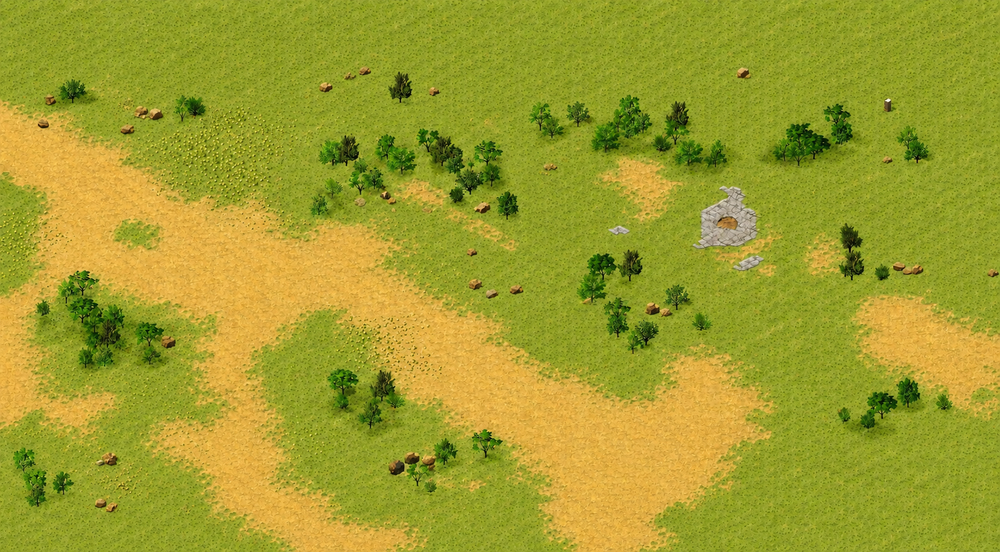
#> input picture app/assets/Map.png, 1000 x 552 px, shrunk from 1688 x 932 before the run, found by its file name
$ python nav_mask.py
#> lines starting #> are read from the running program, lines starting #| are printed output that depends on the picture
"""
Navigation mask generator for collision detection and pathfinding.
Analyzes the map image to create a binary collision map where:
- 1 = blocked (obstacles/cliffs)
- 0 = walkable (open ground)

The classification rules match main.py's is_blocked_pixel() exactly.
"""

import os
import numpy as np
from PIL import Image
import pickle


BASE_DIR = os.path.dirname(os.path.abspath(__file__))
ASSET_DIR = os.path.join(BASE_DIR, "assets")


def is_blocked_pixel(r, g, b):
    """Same 3 rules as main.py NavigationGrid.is_blocked_pixel()."""
    if r > 170 and g > 80 and g < 140 and b < 140 and (r - b) > 70 and (g - b) > 20:
        return True
    if r > 145 and g > 50 and g < 130 and b < 60 and (r - g) > 35:
        return True
    if r < 30 and g < 30 and b < 20:
        return True
    return False


def generate_nav_mask(map_image_path, tile_size=20):
    """
    Generate a binary navigation mask from the map image.

    Args:
        map_image_path: Path to the map image file
        tile_size: Size of tiles to group pixels into (for performance)

    Returns:
        nav_mask: 2D numpy array where 1=blocked, 0=walkable
        dimensions: (height, width) of the mask in tiles
    """
#> called with map_image_path = 'assets/Map.png', tile_size = 20

    if not os.path.exists(map_image_path):
        raise FileNotFoundError(f"Map image not found: {map_image_path}")

    img = Image.open(map_image_path).convert('RGBA')
    img_array = np.array(img)

    print(f"Map image loaded: {img.size} pixels")
#| Map image loaded: (1000, 552) pixels

    height, width = img_array.shape[0], img_array.shape[1]
#> height = 552; width = 1000

    # Calculate mask dimensions (in tiles)
    mask_height = (height + tile_size - 1) // tile_size
#> mask_height = 28
    mask_width = (width + tile_size - 1) // tile_size
#> mask_width = 50

    print(f"Generating navigation mask: {mask_width}x{mask_height} tiles ({tile_size}px per tile)")
#| Generating navigation mask: 50x28 tiles (20px per tile)

    # Create navigation mask
    nav_mask = np.zeros((mask_height, mask_width), dtype=np.uint8)

    # Process each tile using stride sampling (match main.py)
    stride = max(1, tile_size // 2)
    for ty in range(mask_height):
        for tx in range(mask_width):
            y_start = ty * tile_size
            x_start = tx * tile_size
            blocked_count = 0
            total = 0
            for dy in range(0, tile_size, stride):
                for dx in range(0, tile_size, stride):
                    wy = y_start + dy
                    wx = x_start + dx
                    if wx >= width or wy >= height:
                        continue
                    r, g, b, a = img_array[wy, wx]
                    if a < 128:
                        continue
                    total += 1
                    if is_blocked_pixel(int(r), int(g), int(b)):
                        blocked_count += 1
            if total > 0 and blocked_count / total > 0.50:
                nav_mask[ty, tx] = 1
#> nav_mask: shape (28, 50); every value is 0

    return nav_mask, (height, width)


def save_nav_mask(nav_mask, output_path):
    """Save the navigation mask to a pickle file."""
    with open(output_path, 'wb') as f:
        pickle.dump(nav_mask, f)
    print(f"Navigation mask saved to: {output_path}")


def load_nav_mask(input_path):
    """Load a saved navigation mask."""
    with open(input_path, 'rb') as f:
        nav_mask = pickle.load(f)
    return nav_mask


def is_walkable(nav_mask, tx, ty):
    """Check if a tile position is walkable."""
    if ty < 0 or ty >= nav_mask.shape[0] or tx < 0 or tx >= nav_mask.shape[1]:
        return False
    return nav_mask[ty, tx] == 0


def get_walkable_neighbors(nav_mask, tx, ty, include_diagonals=True):
    """Get all walkable neighboring tiles."""
    neighbors = []
    for dx, dy in [(0, 1), (0, -1), (1, 0), (-1, 0)]:
        nx, ny = tx + dx, ty + dy
        if is_walkable(nav_mask, nx, ny):
            neighbors.append((nx, ny))
    if include_diagonals:
        for dx, dy in [(1, 1), (1, -1), (-1, 1), (-1, -1)]:
            nx, ny = tx + dx, ty + dy
            if (
                is_walkable(nav_mask, nx, ny)
                and is_walkable(nav_mask, tx + dx, ty)
                and is_walkable(nav_mask, tx, ty + dy)
            ):
                neighbors.append((nx, ny))
    return neighbors


def visualize_nav_mask(nav_mask, output_path=None):
    """Create a green/red visualization of the navigation mask."""
    vis_array = np.zeros((nav_mask.shape[0], nav_mask.shape[1], 3), dtype=np.uint8)
    vis_array[nav_mask == 0] = [0, 200, 0]
    vis_array[nav_mask == 1] = [200, 0, 0]
    vis_img = Image.fromarray(vis_array)
    if output_path:
        vis_img.save(output_path)
        print(f"Navigation mask visualization saved to: {output_path}")
    return vis_img


if __name__ == "__main__":
    map_path = os.path.join(ASSET_DIR, "Map.png")
    nav_mask_path = os.path.join(BASE_DIR, "nav_mask.pkl")
    vis_path = os.path.join(BASE_DIR, "nav_mask_vis.png")

    nav_mask, dimensions = generate_nav_mask(map_path, tile_size=20)
#> dimensions = (552, 1000)

    print(f"Navigation mask dimensions: {nav_mask.shape}")
#| Navigation mask dimensions: (28, 50)
    print(f"Blocked tiles: {np.sum(nav_mask)}")
#| Blocked tiles: 0
    print(f"Walkable tiles: {np.sum(nav_mask == 0)}")
#| Walkable tiles: 1400

    save_nav_mask(nav_mask, nav_mask_path)
    visualize_nav_mask(nav_mask, vis_path)
#> in visualize_nav_mask, `vis_img = Image.fromarray(vis_array)`:
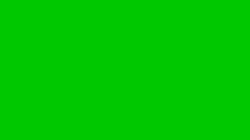
#> vis_img: PIL image 50x28 RGB (shown 5 times larger); mean R, G, B 0, 200, 0

    print("\nNavigation mask generation complete!")
